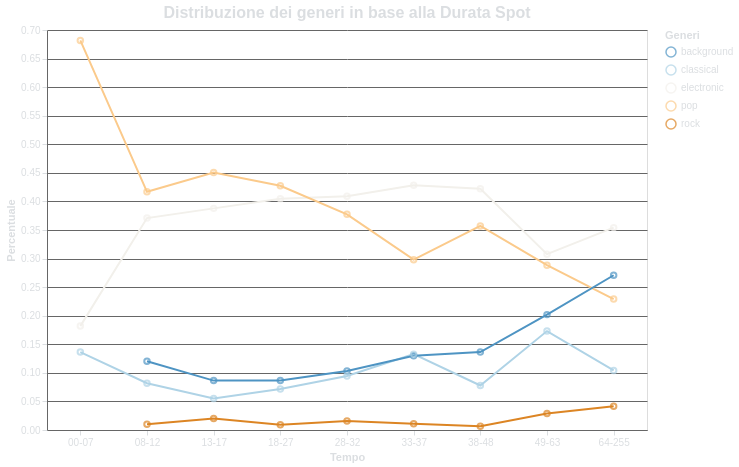

The specification (Vega-Lite) saved for this image:
### Vega-Lite specification from a JSON file in a GitHub repository (floating-point values rounded to 4 significant figures)
{"$schema": "https://vega.github.io/schema/vega-lite/v5.17.0.json", "config": {"axis": {"labelAngle": 0, "domainColor": "#666666", "gridColor": "#666666", "labelColor": "#DBDEE1", "tickColor": "#DBDEE1", "titleColor": "#DBDEE1"}, "background": "transparent", "legend": {"labelColor": "#DBDEE1", "titleColor": "#DBDEE1"}, "title": {"color": "#DBDEE1", "fontSize": 16}}, "data": {"name": "data-0561cb78698f84cf5adbe355ed1b4ff2"}, "datasets": {"data-0561cb78698f84cf5adbe355ed1b4ff2": [{"Count": 3, "Durata Intervallo": "00-07", "Genere": "classical", "Percentuale": 0.1364}, {"Count": 4, "Durata Intervallo": "00-07", "Genere": "electronic", "Percentuale": 0.1818}, {"Count": 15, "Durata Intervallo": "00-07", "Genere": "pop", "Percentuale": 0.6818}, {"Count": 47, "Durata Intervallo": "08-12", "Genere": "background", "Percentuale": 0.1202}, {"Count": 32, "Durata Intervallo": "08-12", "Genere": "classical", "Percentuale": 0.08184}, {"Count": 145, "Durata Intervallo": "08-12", "Genere": "electronic", "Percentuale": 0.3708}, {"Count": 163, "Durata Intervallo": "08-12", "Genere": "pop", "Percentuale": 0.4169}, {"Count": 4, "Durata Intervallo": "08-12", "Genere": "rock", "Percentuale": 0.01023}, {"Count": 121, "Durata Intervallo": "13-17", "Genere": "background", "Percentuale": 0.08643}, {"Count": 77, "Durata Intervallo": "13-17", "Genere": "classical", "Percentuale": 0.055}, {"Count": 543, "Durata Intervallo": "13-17", "Genere": "electronic", "Percentuale": 0.3879}, {"Count": 631, "Durata Intervallo": "13-17", "Genere": "pop", "Percentuale": 0.4507}, {"Count": 28, "Durata Intervallo": "13-17", "Genere": "rock", "Percentuale": 0.02}, {"Count": 65, "Durata Intervallo": "18-27", "Genere": "background", "Percentuale": 0.08655}, {"Count": 54, "Durata Intervallo": "18-27", "Genere": "classical", "Percentuale": 0.0719}, {"Count": 304, "Durata Intervallo": "18-27", "Genere": "electronic", "Percentuale": 0.4048}, {"Count": 321, "Durata Intervallo": "18-27", "Genere": "pop", "Percentuale": 0.4274}, {"Count": 7, "Durata Intervallo": "18-27", "Genere": "rock", "Percentuale": 0.009321}, {"Count": 256, "Durata Intervallo": "28-32", "Genere": "background", "Percentuale": 0.1034}, {"Count": 234, "Durata Intervallo": "28-32", "Genere": "classical", "Percentuale": 0.09455}, {"Count": 1012, "Durata Intervallo": "28-32", "Genere": "electronic", "Percentuale": 0.4089}, {"Count": 934, "Durata Intervallo": "28-32", "Genere": "pop", "Percentuale": 0.3774}, {"Count": 39, "Durata Intervallo": "28-32", "Genere": "rock", "Percentuale": 0.01576}, {"Count": 48, "Durata Intervallo": "33-37", "Genere": "background", "Percentuale": 0.1301}, {"Count": 49, "Durata Intervallo": "33-37", "Genere": "classical", "Percentuale": 0.1328}, {"Count": 158, "Durata Intervallo": "33-37", "Genere": "electronic", "Percentuale": 0.4282}, {"Count": 110, "Durata Intervallo": "33-37", "Genere": "pop", "Percentuale": 0.2981}, {"Count": 4, "Durata Intervallo": "33-37", "Genere": "rock", "Percentuale": 0.01084}, {"Count": 21, "Durata Intervallo": "38-48", "Genere": "background", "Percentuale": 0.1364}, {"Count": 12, "Durata Intervallo": "38-48", "Genere": "classical", "Percentuale": 0.07792}, {"Count": 65, "Durata Intervallo": "38-48", "Genere": "electronic", "Percentuale": 0.4221}, {"Count": 55, "Durata Intervallo": "38-48", "Genere": "pop", "Percentuale": 0.3571}, {"Count": 1, "Durata Intervallo": "38-48", "Genere": "rock", "Percentuale": 0.006494}, {"Count": 21, "Durata Intervallo": "49-63", "Genere": "background", "Percentuale": 0.2019}, {"Count": 18, "Durata Intervallo": "49-63", "Genere": "classical", "Percentuale": 0.1731}, {"Count": 32, "Durata Intervallo": "49-63", "Genere": "electronic", "Percentuale": 0.3077}, {"Count": 30, "Durata Intervallo": "49-63", "Genere": "pop", "Percentuale": 0.2885}, {"Count": 3, "Durata Intervallo": "49-63", "Genere": "rock", "Percentuale": 0.02885}, {"Count": 13, "Durata Intervallo": "64-255", "Genere": "background", "Percentuale": 0.2708}, {"Count": 5, "Durata Intervallo": "64-255", "Genere": "classical", "Percentuale": 0.1042}, {"Count": 17, "Durata Intervallo": "64-255", "Genere": "electronic", "Percentuale": 0.3542}, {"Count": 11, "Durata Intervallo": "64-255", "Genere": "pop", "Percentuale": 0.2292}, {"Count": 2, "Durata Intervallo": "64-255", "Genere": "rock", "Percentuale": 0.04167}]}, "height": 400, "layer": [{"encoding": {"color": {"field": "Genere", "scale": {"scheme": "blueorange"}, "title": "Generi", "type": "nominal"}, "tooltip": [{"field": "Durata Intervallo", "type": "nominal"}, {"field": "Genere", "type": "nominal"}, {"field": "Percentuale", "format": ".3f", "type": "quantitative"}], "x": {"field": "Durata Intervallo", "title": "Tempo", "type": "nominal"}, "y": {"field": "Percentuale", "title": "Percentuale", "type": "quantitative"}}, "mark": {"type": "line"}, "title": "Distribuzione dei generi in base alla Durata Spot"}, {"encoding": {"color": {"field": "Genere", "scale": {"scheme": "blueorange"}, "title": "Generi", "type": "nominal"}, "tooltip": [{"field": "Durata Intervallo", "type": "nominal"}, {"field": "Genere", "type": "nominal"}, {"field": "Percentuale", "format": ".3f", "type": "quantitative"}], "x": {"field": "Durata Intervallo", "title": "Tempo", "type": "nominal"}, "y": {"field": "Percentuale", "title": "Percentuale", "type": "quantitative"}}, "mark": {"type": "point"}, "title": "Distribuzione dei generi in base alla Durata Spot"}], "width": 600}
